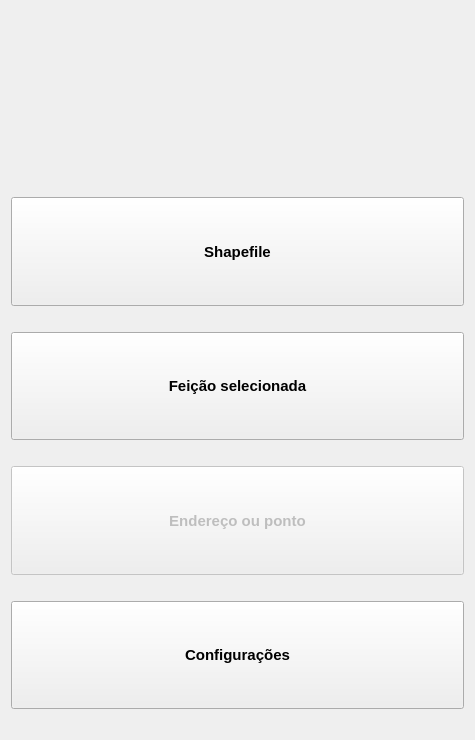
<?xml version="1.0" encoding="UTF-8"?>
<ui version="4.0">
 <class>PrismaDialogBase</class>
 <widget class="QDialog" name="PrismaDialogBase">
  <property name="geometry">
   <rect>
    <x>0</x>
    <y>0</y>
    <width>475</width>
    <height>740</height>
   </rect>
  </property>
  <property name="windowTitle">
   <string>SPU-PRISMA v2.0</string>
  </property>
  <layout class="QVBoxLayout" name="verticalLayout">
   <item>
    <layout class="QVBoxLayout" name="verticalLayout_2">
     <item>
      <layout class="QHBoxLayout" name="horizontalLayout_2"/>
     </item>
     <item>
      <widget class="QLabel" name="label_2">
       <property name="enabled">
        <bool>true</bool>
       </property>
       <property name="sizePolicy">
        <sizepolicy hsizetype="Expanding" vsizetype="Expanding">
         <horstretch>0</horstretch>
         <verstretch>0</verstretch>
        </sizepolicy>
       </property>
       <property name="minimumSize">
        <size>
         <width>100</width>
         <height>180</height>
        </size>
       </property>
       <property name="baseSize">
        <size>
         <width>0</width>
         <height>0</height>
        </size>
       </property>
       <property name="font">
        <font>
         <pointsize>8</pointsize>
        </font>
       </property>
       <property name="text">
        <string/>
       </property>
       <property name="pixmap">
        <pixmap resource="../resources.qrc">:/plugins/prisma/urgeologo.png</pixmap>
       </property>
       <property name="alignment">
        <set>Qt::AlignCenter</set>
       </property>
       <property name="margin">
        <number>0</number>
       </property>
      </widget>
     </item>
     <item>
      <widget class="QPushButton" name="btn_shapefile">
       <property name="sizePolicy">
        <sizepolicy hsizetype="Expanding" vsizetype="Expanding">
         <horstretch>0</horstretch>
         <verstretch>0</verstretch>
        </sizepolicy>
       </property>
       <property name="font">
        <font>
         <pointsize>11</pointsize>
         <weight>75</weight>
         <bold>true</bold>
         <strikeout>false</strikeout>
         <kerning>true</kerning>
        </font>
       </property>
       <property name="focusPolicy">
        <enum>Qt::NoFocus</enum>
       </property>
       <property name="text">
        <string>Shapefile</string>
       </property>
      </widget>
     </item>
     <item>
      <spacer name="horizontalSpacer_4">
       <property name="orientation">
        <enum>Qt::Horizontal</enum>
       </property>
       <property name="sizeHint" stdset="0">
        <size>
         <width>40</width>
         <height>20</height>
        </size>
       </property>
      </spacer>
     </item>
     <item>
      <widget class="QPushButton" name="btn_feicao">
       <property name="sizePolicy">
        <sizepolicy hsizetype="Expanding" vsizetype="Expanding">
         <horstretch>0</horstretch>
         <verstretch>0</verstretch>
        </sizepolicy>
       </property>
       <property name="font">
        <font>
         <pointsize>11</pointsize>
         <weight>75</weight>
         <bold>true</bold>
        </font>
       </property>
       <property name="focusPolicy">
        <enum>Qt::NoFocus</enum>
       </property>
       <property name="text">
        <string>Feição selecionada</string>
       </property>
      </widget>
     </item>
     <item>
      <spacer name="horizontalSpacer_3">
       <property name="orientation">
        <enum>Qt::Horizontal</enum>
       </property>
       <property name="sizeHint" stdset="0">
        <size>
         <width>40</width>
         <height>20</height>
        </size>
       </property>
      </spacer>
     </item>
     <item>
      <widget class="QPushButton" name="btn_ponto">
       <property name="enabled">
        <bool>false</bool>
       </property>
       <property name="sizePolicy">
        <sizepolicy hsizetype="Expanding" vsizetype="Expanding">
         <horstretch>0</horstretch>
         <verstretch>0</verstretch>
        </sizepolicy>
       </property>
       <property name="font">
        <font>
         <pointsize>11</pointsize>
         <weight>75</weight>
         <bold>true</bold>
        </font>
       </property>
       <property name="focusPolicy">
        <enum>Qt::NoFocus</enum>
       </property>
       <property name="text">
        <string>Endereço ou ponto</string>
       </property>
      </widget>
     </item>
     <item>
      <spacer name="horizontalSpacer_2">
       <property name="orientation">
        <enum>Qt::Horizontal</enum>
       </property>
       <property name="sizeHint" stdset="0">
        <size>
         <width>40</width>
         <height>20</height>
        </size>
       </property>
      </spacer>
     </item>
     <item>
      <widget class="QPushButton" name="btn_config">
       <property name="sizePolicy">
        <sizepolicy hsizetype="Expanding" vsizetype="Expanding">
         <horstretch>0</horstretch>
         <verstretch>0</verstretch>
        </sizepolicy>
       </property>
       <property name="font">
        <font>
         <pointsize>11</pointsize>
         <weight>75</weight>
         <bold>true</bold>
         <strikeout>false</strikeout>
         <kerning>true</kerning>
        </font>
       </property>
       <property name="focusPolicy">
        <enum>Qt::NoFocus</enum>
       </property>
       <property name="text">
        <string>Configurações</string>
       </property>
      </widget>
     </item>
     <item>
      <spacer name="horizontalSpacer">
       <property name="orientation">
        <enum>Qt::Horizontal</enum>
       </property>
       <property name="sizeHint" stdset="0">
        <size>
         <width>40</width>
         <height>20</height>
        </size>
       </property>
      </spacer>
     </item>
    </layout>
   </item>
  </layout>
 </widget>
 <resources>
  <include location="../resources.qrc"/>
 </resources>
 <connections/>
</ui>
